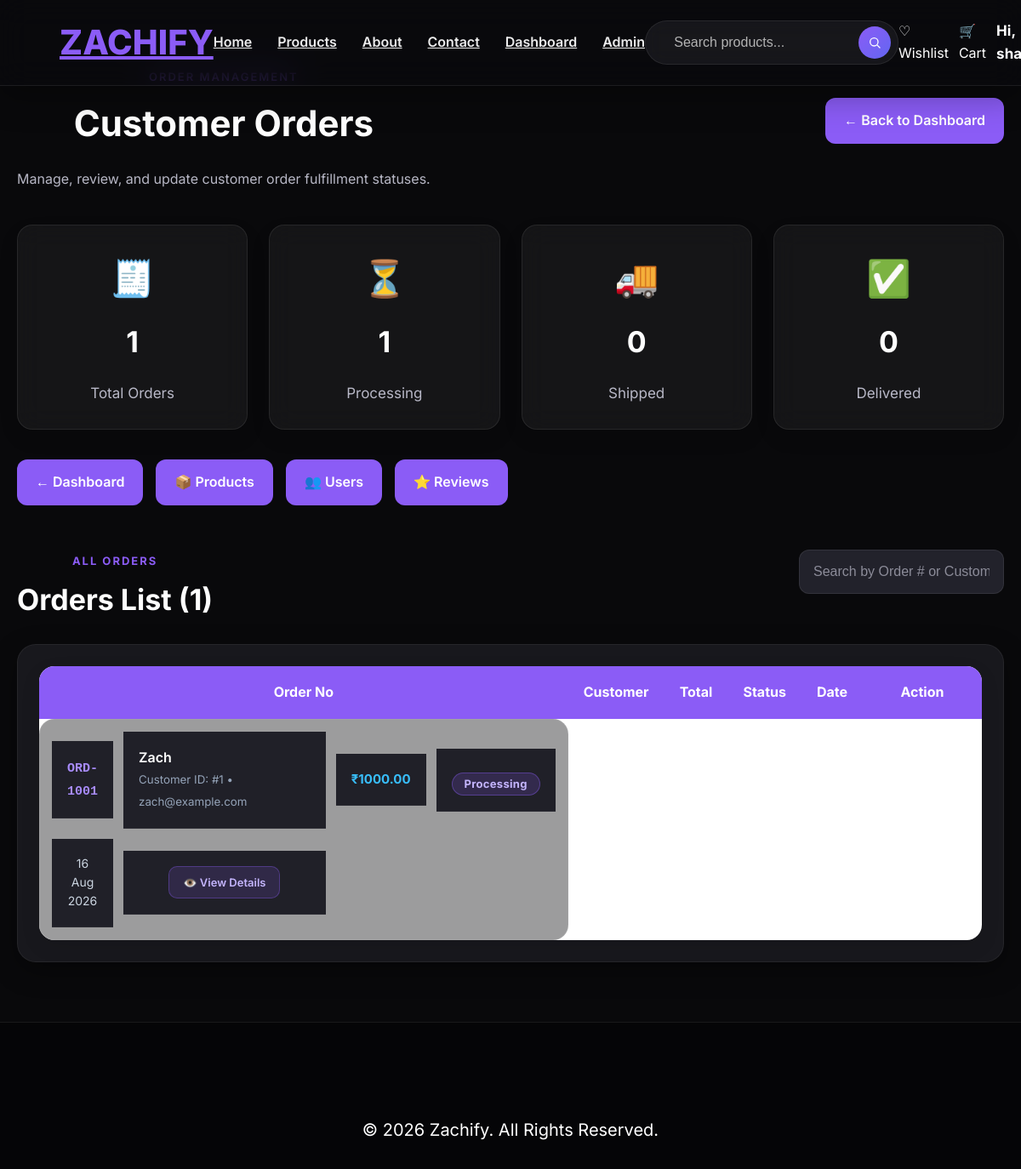
The page /admin/orders (signed in) on the database as committed earlier.
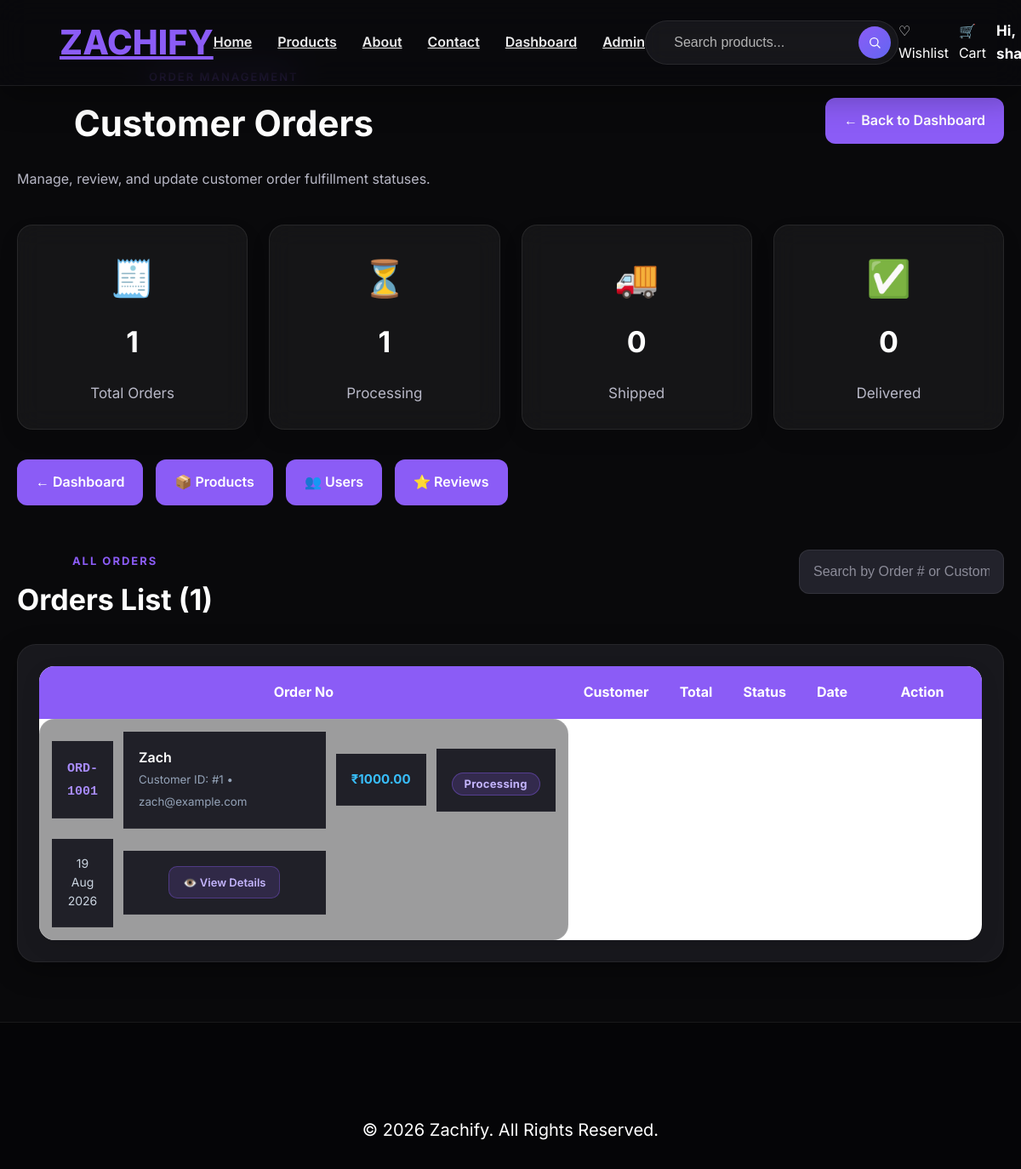
The same page on the database as committed later.
### app.py (models this page shows)
class Order(db.Model):
    id = db.Column(db.Integer, primary_key=True)
    user_id = db.Column(db.Integer, db.ForeignKey("user.id"), nullable=False)
    order_number = db.Column(db.String(50), unique=True, nullable=False)
    status = db.Column(db.String(50), nullable=False, default="Pending")
    total_amount = db.Column(db.Float, nullable=False, default=0.0)
    shipping_full_name = db.Column(db.String(120), nullable=True)
    shipping_email = db.Column(db.String(120), nullable=True)
    shipping_phone = db.Column(db.String(30), nullable=True)
    shipping_address = db.Column(db.String(300), nullable=True)
    shipping_city = db.Column(db.String(100), nullable=True)
    shipping_state = db.Column(db.String(100), nullable=True)
    shipping_pin = db.Column(db.String(20), nullable=True)
    payment_method = db.Column(db.String(50), nullable=True, default="Cash on Delivery")
    created_at = db.Column(db.DateTime, default=datetime.utcnow)
    items = db.relationship("OrderItem", backref="order", lazy=True, cascade="all, delete-orphan")

class User(db.Model):
    id = db.Column(db.Integer, primary_key=True)
    username = db.Column(db.String(100), nullable=False)
    email = db.Column(db.String(120), unique=True, nullable=False)
    password = db.Column(db.String(200), nullable=False)
    is_admin = db.Column(db.Boolean, default=False, nullable=False)
    created_at = db.Column(db.DateTime, default=datetime.utcnow)
    wishlists = db.relationship("Wishlist", backref="user", lazy=True, cascade="all, delete-orphan")
    orders = db.relationship("Order", backref="user", lazy=True, cascade="all, delete-orphan")
    reviews = db.relationship("Review", backref="user", lazy=True, cascade="all, delete-orphan")

### app.py (the view)
@app.route("/admin/orders")
@admin_required
def admin_orders():
    orders = Order.query.order_by(Order.created_at.desc()).all()
    return render_template(
        "admin_orders.html",
        orders=orders
    )

### app.py (called while the page is built)
def get_current_user():
    user = None
    user_id = session.get("user_id")
    if user_id:
        user = User.query.get(user_id)
    else:
        username = session.get("username")
        if username:
            user = User.query.filter_by(username=username).first()
    if user and user.email and user.email.lower() in {e.lower() for e in DEFAULT_ADMIN_EMAILS} and not user.is_admin:
        user.is_admin = True
        try:
            db.session.commit()
        except Exception:
            pass
    return user

def admin_required(f):
    @wraps(f)
    def decorated_function(*args, **kwargs):
        current_user = get_current_user()
        if not current_user:
            flash("Please login to access the admin area.", "danger")
            return redirect(url_for("login"))
        if not bool(current_user.is_admin):
            abort(403)
        return f(*args, **kwargs)
    return decorated_function

### templates/admin_orders.html (shortened to what the changed rows need)
{% extends "base.html" %}
{% block content %}
<div class="admin-container">
    <div class="admin-header">
        <div>
            <h1>Customer Orders</h1>
        </div>
    </div>
    <div class="dashboard-cards">
        <div class="dashboard-card">
            <h2>{{ orders|length }}</h2>
        </div>
        <div class="dashboard-card">
            <h2>{{ orders|selectattr('status', 'equalto', 'Processing')|list|length }}</h2>
        </div>
        <div class="dashboard-card">
            <h2>{{ orders|selectattr('status', 'equalto', 'Shipped')|list|length }}</h2>
        </div>
        <div class="dashboard-card">
            <h2>{{ orders|selectattr('status', 'equalto', 'Delivered')|list|length }}</h2>
        </div>
    </div>
    <div class="section-header" style="margin-top: 20px;">
        <div>
            <h2>Orders List ({{ orders|length }})</h2>
        </div>
    </div>
    <div class="table-card">
        <table class="product-table" id="adminOrdersTable">
            <thead>
                <tr>
                    <th>Order No</th>
                    <th>Customer</th>
                    <th>Total</th>
                    <th>Status</th>
                    <th>Date</th>
                    <th style="width: 140px;">Action</th>
                </tr>
            </thead>
            <tbody>
                {% for order in orders %}
                <tr class="order-row" data-search="{{ order.order_number|lower }} {{ (order.user.username if order.user else '')|lower }} {{ (order.user.email if order.user else '')|lower }} {{ order.user_id }}">
                    <td>
                        <strong style="color: #a78bfa; font-family: monospace; font-size: 15px;">
                            {{ order.order_number }}
                        </strong>
                    </td>
                    <td style="text-align: left;">
                        <div style="font-weight: 600; color: #ffffff;">
                            {{ order.user.username if order.user else 'User #' ~ order.user_id }}
                        </div>
                        <small style="color: #94a3b8;">
                            Customer ID: #{{ order.user_id }} {% if order.user %}&bull; {{ order.user.email }}{% endif %}
                        </small>
                    </td>
                    <td style="color: #38bdf8; font-weight: 700; font-size: 15px;">
                        ₹{{ "%.2f"|format(order.total_amount) }}
                    </td>
                    <td>
                        <span class="status-badge {{ order.status|lower }}">
                            {{ order.status }}
                        </span>
                    </td>
                    <td style="color: #cbd5e1; font-size: 14px;">
                        {{ order.created_at.strftime("%d %b %Y") }}
                    </td>
                    <td>
                        <a href="{{ url_for('admin_order_details', order_id=order.id) }}" class="edit-btn" style="background: rgba(139, 92, 246, 0.15); color: #c4b5fd; border-color: rgba(139, 92, 246, 0.35);">
                            👁️ View Details
                        </a>
                    </td>
                </tr>
                {% endfor %}
            </tbody>
        </table>
    </div>
</div>
{% endblock %}

Rows that differ between the two databases and show on the page:
changed Order "ORD-1001": created_at "16 Aug 2026" → "19 Aug 2026"
